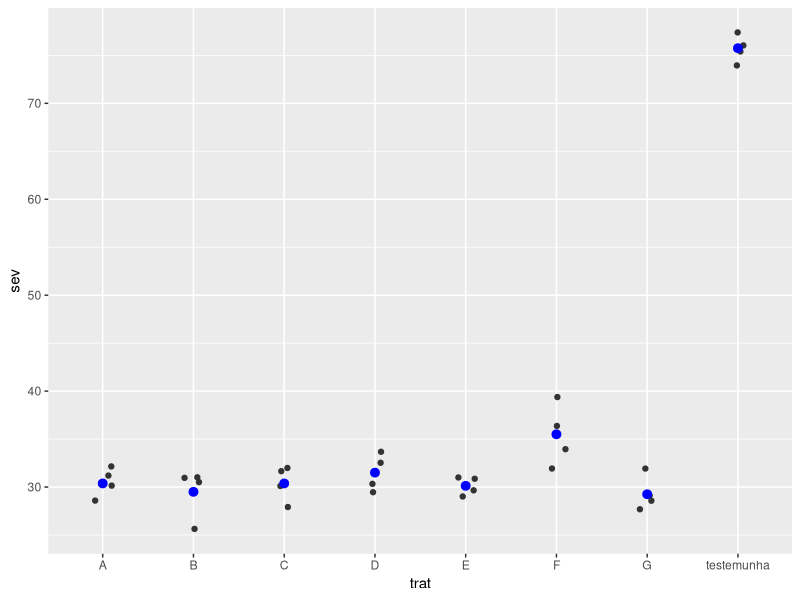
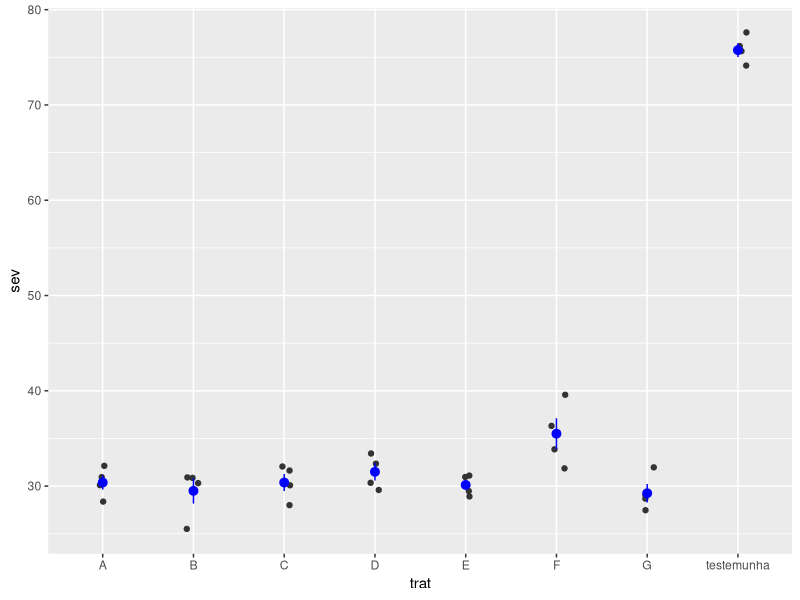
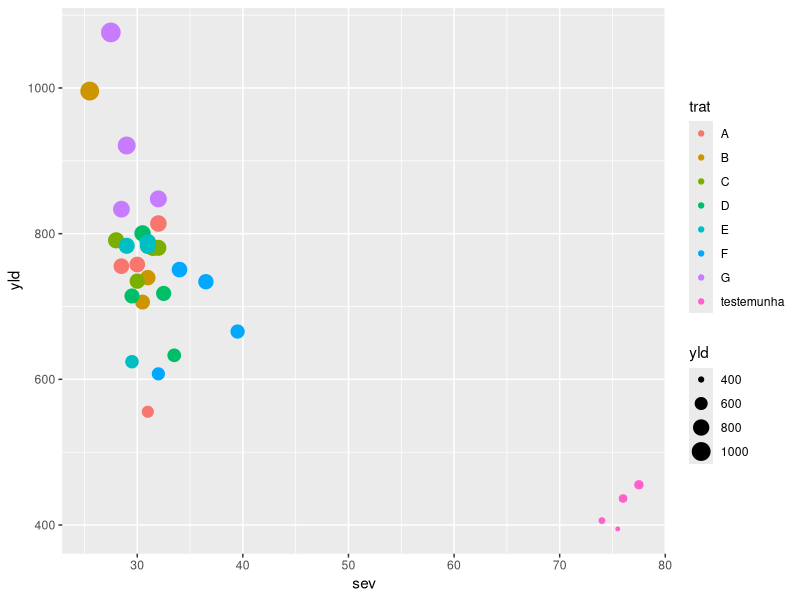
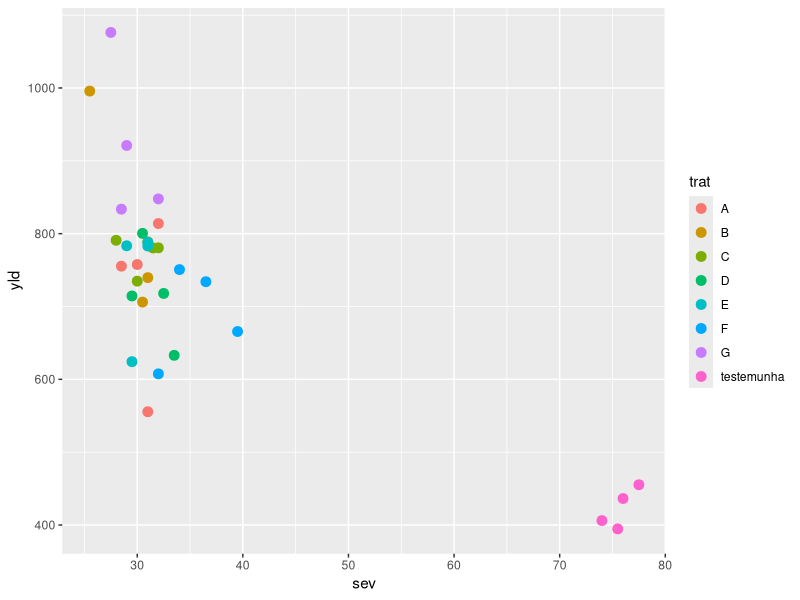
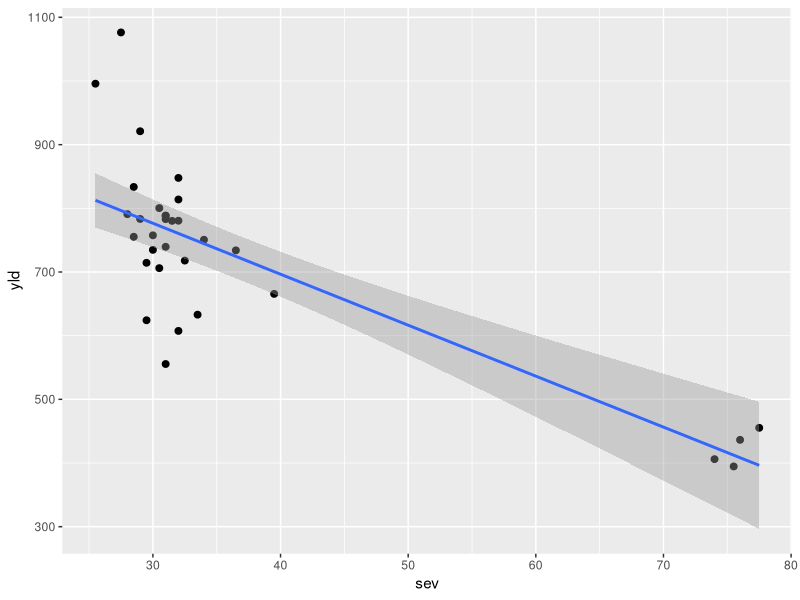
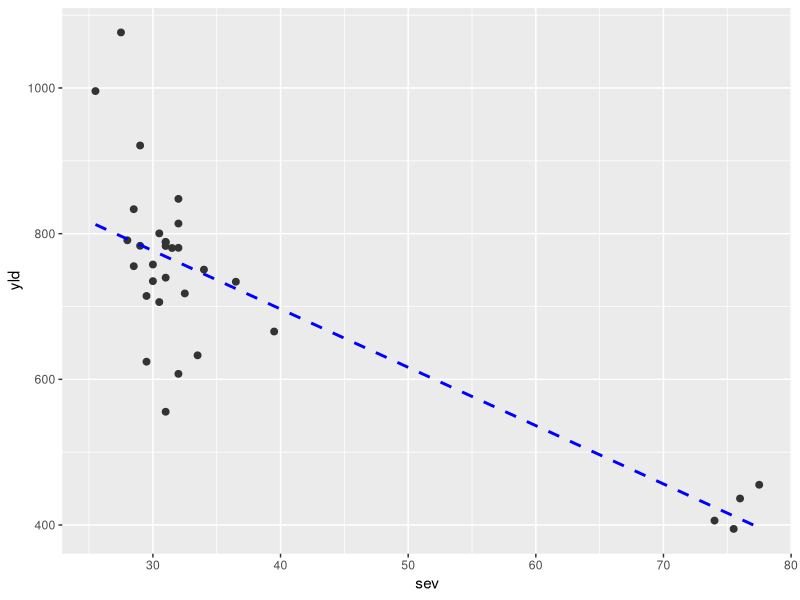
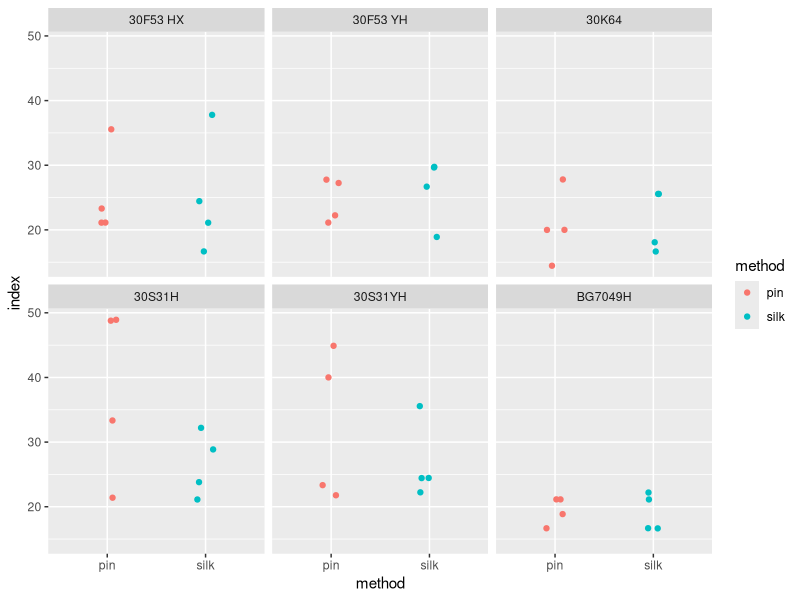
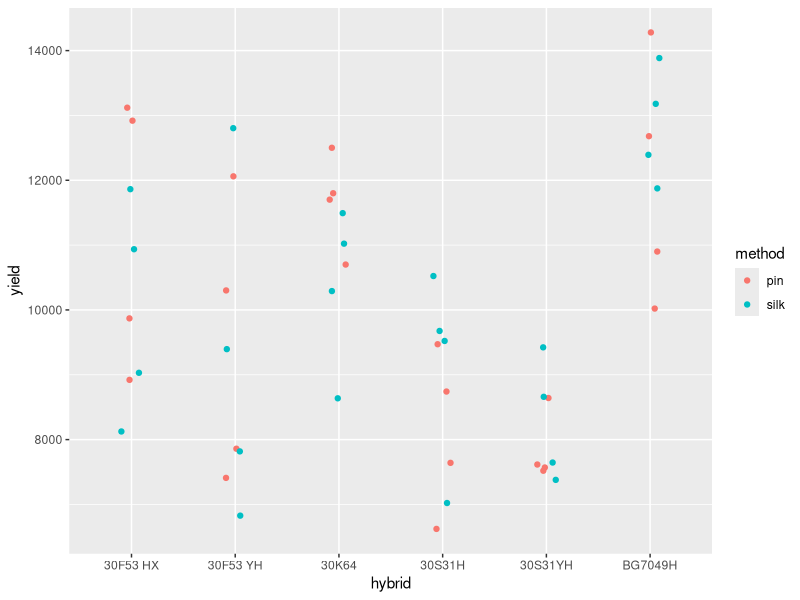

Write R code to recreate these figures, in order.
## ---- chunk 1
library (tidyverse)
library (readxl)

fungicida <- read_excel("dados-diversos.xlsx", 6)
## ---- chunk 2

fungicida |> 
  ggplot(aes(trat, sev))+
  geom_jitter(width = 0.1,
              color = "gray20")+
  stat_summary(fun = mean,
               color = "blue")
## ---- chunk 3
fungicida |> 
  ggplot(aes(trat, sev))+
  geom_jitter(width = 0.1,
              color = "gray20")+
  stat_summary(fun.data = mean_se,
               color = "blue")
## ---- chunk 4
fungicida |> 
  ggplot(aes(sev, yld, 
             color = trat,
             size = yld))+
  geom_point()
## ---- chunk 5
fungicida |> ggplot(aes(sev, yld, 
                        color = trat))+
  geom_point(size = 3)
## ---- chunk 6
fungicida |> ggplot(aes(sev, yld))+
  geom_point(size = 2)+
  geom_smooth(method = "lm")
## ---- chunk 7
fungicida |> ggplot(aes(sev, yld))+
  geom_point(size = 2,
             color = "gray20")+
  geom_smooth(method = "lm",
              se = FALSE,
              color = "blue",
              linetype = 2,
              size = 1)
## ---- chunk 8
milho <- read_excel ("dados-diversos.xlsx", 10)

milho |> ggplot (aes(method, index, color = method))+
  geom_jitter(width = 0.1)+
  facet_wrap(~ hybrid)
## ---- chunk 9
milho <- read_excel ("dados-diversos.xlsx", 10)

milho |> ggplot (aes(hybrid, yield, color = method))+
  geom_jitter(width = 0.1)
## ---- chunk 10
y = milho |> ggplot(aes(x= yield)) + 
  geom_histogram(bins = 10,
                 fill = "lightblue",
                 color = "black")
## ---- chunk 11
i = milho |> ggplot(aes(x= index)) + 
  geom_histogram(bins = 10,
                 fill = "lightblue",
                 color = "black")

## ---- chunk 12
library(patchwork)

(y | i) +
plot_annotation(tag_levels = "A",
                title = "Corn = yield and index",
                subtitle = "D. Rodrigues")

ggsave ("figuras/milho.png", bg = "white",
         width = 6, 
        height = 4)
## ---- chunk 13
milho |> ggplot(aes(x=yield))+
  geom_density()
## ---- chunk 14
insect <- read_excel("dados-diversos.xlsx", "mortalidade")

insect |> 
  pivot_longer(2:3, names_to = "status",
               values_to = "value") |> 
  ggplot (aes(inseticida, value,
              fill = status)) + geom_col()
